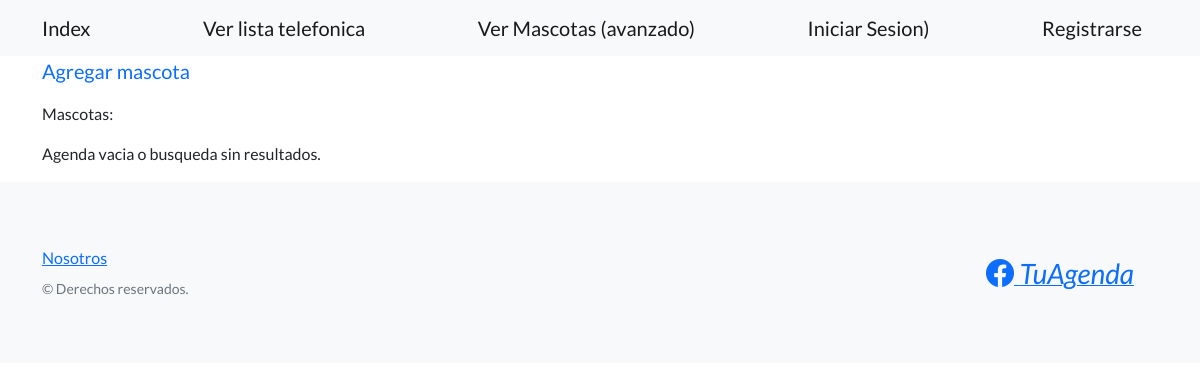
The app's page /avanzado/mascotas/, older data.
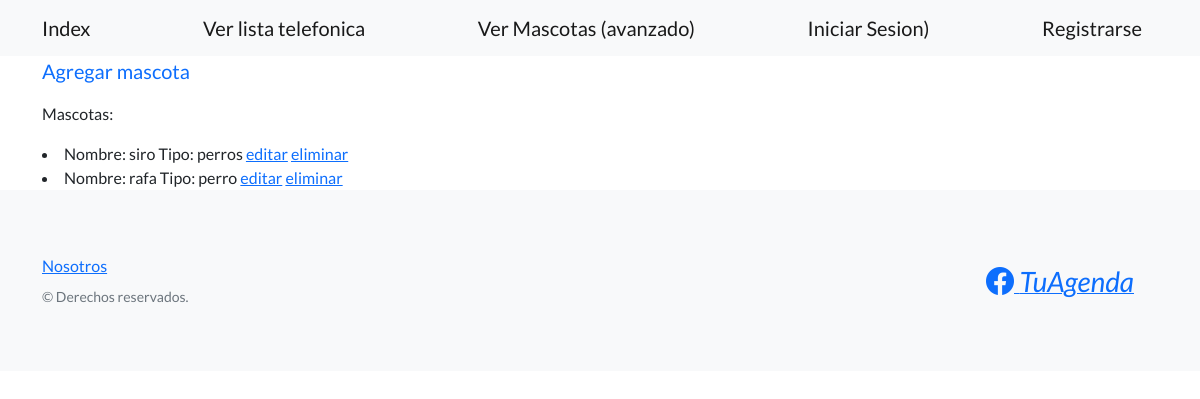
The same page, newer data.
### avanzado/models.py (models this page shows)
class Mascota(models.Model):
    nombre = models.CharField(max_length = 20)
    tipo = models.CharField(max_length = 20)
    edad = models.IntegerField()
    fecha_nacimiento = models.DateField()
    def __str__(self):
        return f'Nombre: {self.nombre} Tipo: {self.tipo}'

### avanzado/views.py (the view)
# urls.py: path('mascotas/', views.ListaMascotas.as_view(), name = 'ver_mascotas'),
class ListaMascotas(ListView):
    model = Mascota
    template_name = 'avanzado/ver_mascotas_cvb.html'

### avanzado/templates/avanzado/ver_mascotas_cvb.html (shortened to what this page needs)
{% extends 'padres/base.html' %}
{% block mi_contenido %}
<a class="navbar-brand" href={% url 'crear_mascota' %}>Agregar mascota</a>
<p>Mascotas:</p>
{% if  object_list %}
    {% for mascota in object_list %}
        <li> {{mascota}}
            <a href={% url 'editar_mascota' mascota.id %}>editar</a>
            <a href={% url 'eliminar_mascota' mascota.id %}>eliminar</a>
        </li>
    {% endfor %}
{% else %}
    <p>Agenda vacia o busqueda sin resultados.</p>
{% endif %}
{% endblock mi_contenido %}

Row changes from the older to the newer data that the page shows:
added Mascota: nombre+tipo "Nombre: siro Tipo: perros"
added Mascota: nombre+tipo "Nombre: rafa Tipo: perro"
Text that changed along with them:
text no longer shown: "Agenda vacia o busqueda sin resultados."
